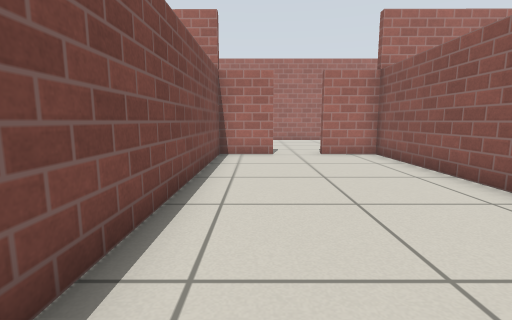
view 1 (above)

14 first-person views from a walk through a Gazebo world. The camera is 0.61 m above the floor, tilts 8° down and sees 85° across. The floor is counted in squares, 0.5 m on a side. Each view is taken from the middle of a square. On the plan, view 1 faces up. The plan holds only what a view shows up to about 13 squares ahead; the rest is blank. Simple patterns stand in for the simulator's built-in surfaces.

view 2
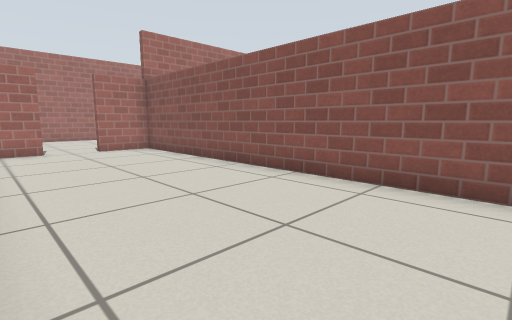

view 3
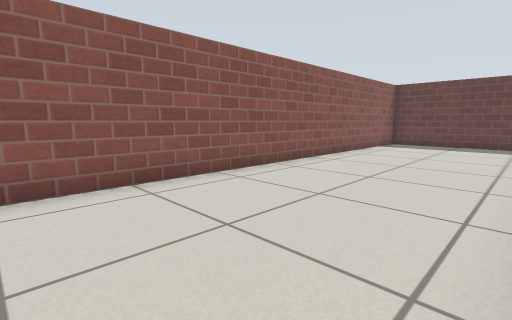

view 4
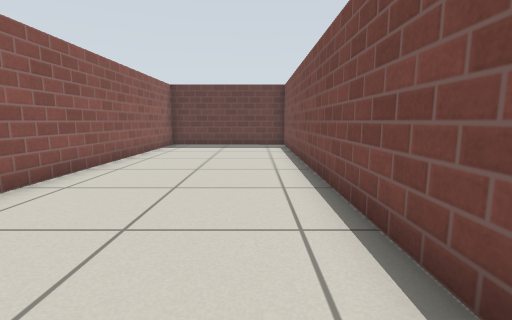

view 5
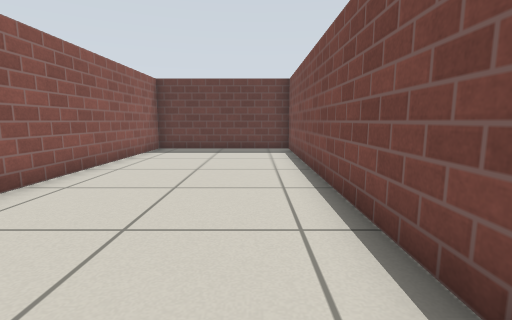

view 6
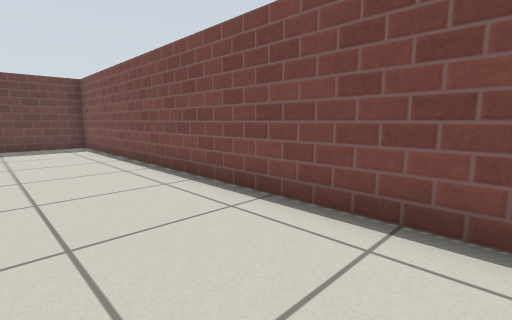

view 7
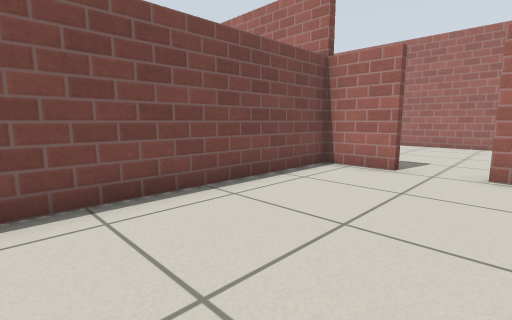

view 8
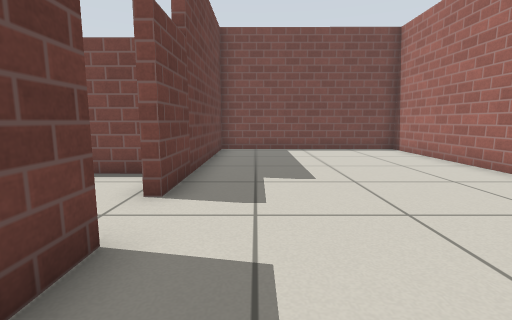

view 9
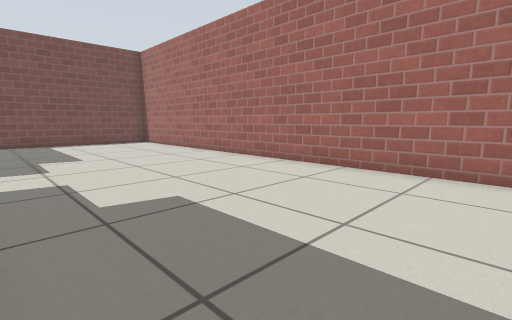

view 10
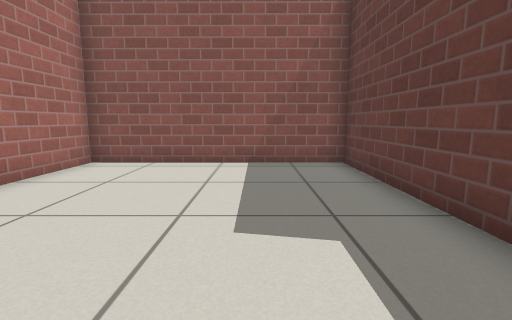

view 11
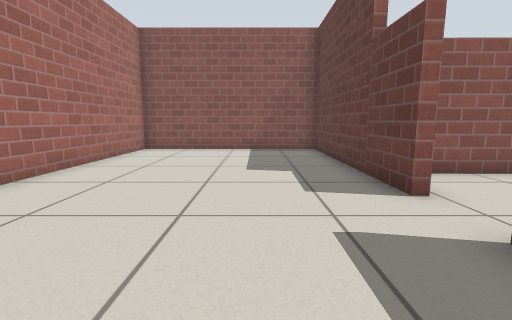

view 12
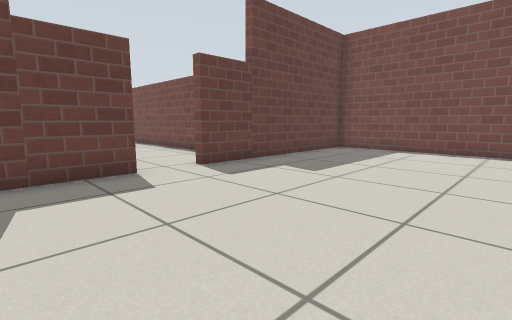

view 13
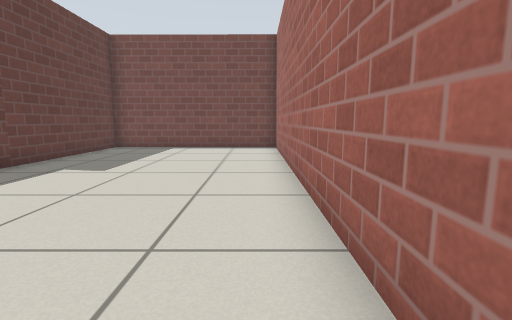

view 14
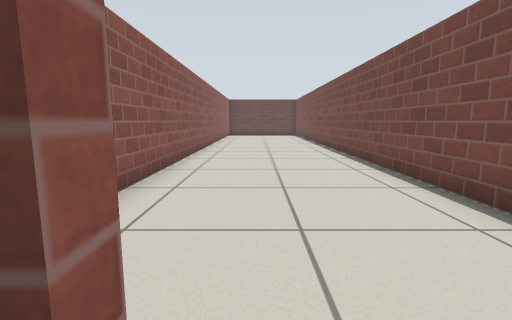

### Floor plan
Ten units are one square. View 1 is at (0, 0); x grows to the right and y downward. Boxes are objects, and circles mark ways between rooms. Rooms are numbered by the first view taken in them; rooms with no view inside come last. Other rooms are left out.
<svg viewBox="-75 -184 181 322">
<path fill="none" stroke="#000" d="M7 -102 -13 -102 -14 133 43 133 44 -102 23 -102M23 -105 101 -104 101 -178 -70 -179 -70 -105 7 -105"/>
<circle cx="15" cy="-100" r="3" fill="#2a7"/>
<text x="10" y="20">1</text>
<text x="10" y="-140">2</text>
</svg>
Room 1 opens to room 2.

Where each view was taken, in squares from view 1:
view 1: 0 up, 0 right, facing up
view 2: 2 down, 1 left, facing up-right
view 3: 2 up, 1 left, facing down-right
view 4: 1 up, 0 right, facing down
view 5: 1 down, 0 right, facing down
view 6: 1 up, 2 right, facing down-left
view 7: 3 up, 3 right, facing up-left
view 8: 12 up, 5 right, facing left
view 9: 11 up, 9 right, facing up-left
view 10: 13 up, 2 right, facing right
view 11: 13 up, 2 left, facing right
view 12: 17 up, 5 right, facing down-left
view 13: 17 up, 6 right, facing left
view 14: 11 up, 2 right, facing down
